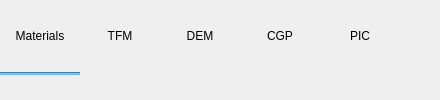
    <widget class="QWidget" name="top_frame" native="true">
     <property name="styleSheet">
      <string notr="true">QPushButton:hover {
    color:#64B5F6;;
    background-color: transparent;
}
QPushButton:pressed {
    color: #64B5F6;
    background-color: transparent;
}
QPushButton:checked {
    font: bold;
    background-color: transparent;
}
</string>
     </property>
     <layout class="QGridLayout" name="gridlayout_tab_btns">
      <property name="leftMargin">
       <number>0</number>
      </property>
      <property name="topMargin">
       <number>0</number>
      </property>
      <property name="rightMargin">
       <number>0</number>
      </property>
      <property name="bottomMargin">
       <number>0</number>
      </property>
      <property name="spacing">
       <number>0</number>
      </property>
      <item row="0" column="3">
       <widget class="QPushButton" name="pushbutton_solids_CGP">
        <property name="toolTip">
         <string>&lt;html&gt;&lt;head/&gt;&lt;body&gt;&lt;p&gt;Coarse-grained particle model.&lt;/p&gt;&lt;/body&gt;&lt;/html&gt;</string>
        </property>
        <property name="text">
         <string>CGP</string>
        </property>
        <property name="flat">
         <bool>true</bool>
        </property>
       </widget>
      </item>
      <item row="0" column="0">
       <widget class="QPushButton" name="pushbutton_solids_materials">
        <property name="toolTip">
         <string>&lt;html&gt;&lt;head/&gt;&lt;body&gt;&lt;p&gt;Define material properties of solids.&lt;/p&gt;&lt;/body&gt;&lt;/html&gt;</string>
        </property>
        <property name="text">
         <string>Materials</string>
        </property>
        <property name="flat">
         <bool>true</bool>
        </property>
       </widget>
      </item>
      <item row="0" column="4">
       <widget class="QPushButton" name="pushbutton_solids_PIC">
        <property name="toolTip">
         <string>Particle-in-cell model.</string>
        </property>
        <property name="text">
         <string>PIC</string>
        </property>
        <property name="flat">
         <bool>true</bool>
        </property>
       </widget>
      </item>
      <item row="0" column="2">
       <widget class="QPushButton" name="pushbutton_solids_DEM">
        <property name="toolTip">
         <string>Discrete element model.</string>
        </property>
        <property name="text">
         <string>DEM</string>
        </property>
        <property name="flat">
         <bool>true</bool>
        </property>
       </widget>
      </item>
      <item row="0" column="5">
       <spacer name="horizontalSpacer_11">
        <property name="orientation">
         <enum>Qt::Horizontal</enum>
        </property>
        <property name="sizeHint" stdset="0">
         <size>
          <width>40</width>
          <height>20</height>
         </size>
        </property>
       </spacer>
      </item>
      <item row="0" column="1">
       <widget class="QPushButton" name="pushbutton_solids_TFM">
        <property name="toolTip">
         <string>Two-fluid model.</string>
        </property>
        <property name="text">
         <string>TFM</string>
        </property>
        <property name="flat">
         <bool>true</bool>
        </property>
       </widget>
      </item>
      <item row="1" column="0">
       <widget class="Line" name="line_solids">
        <property name="sizePolicy">
         <sizepolicy hsizetype="Preferred" vsizetype="Fixed">
          <horstretch>0</horstretch>
          <verstretch>0</verstretch>
         </sizepolicy>
        </property>
        <property name="minimumSize">
         <size>
          <width>0</width>
          <height>3</height>
         </size>
        </property>
        <property name="maximumSize">
         <size>
          <width>16777215</width>
          <height>3</height>
         </size>
        </property>
        <property name="autoFillBackground">
         <bool>false</bool>
        </property>
        <property name="styleSheet">
         <string notr="true">QWidget{
  background-color: #64B5F6;
  border-color: #64B5F6;
}</string>
        </property>
        <property name="orientation">
         <enum>Qt::Horizontal</enum>
        </property>
       </widget>
      </item>
     </layout>
    </widget>
